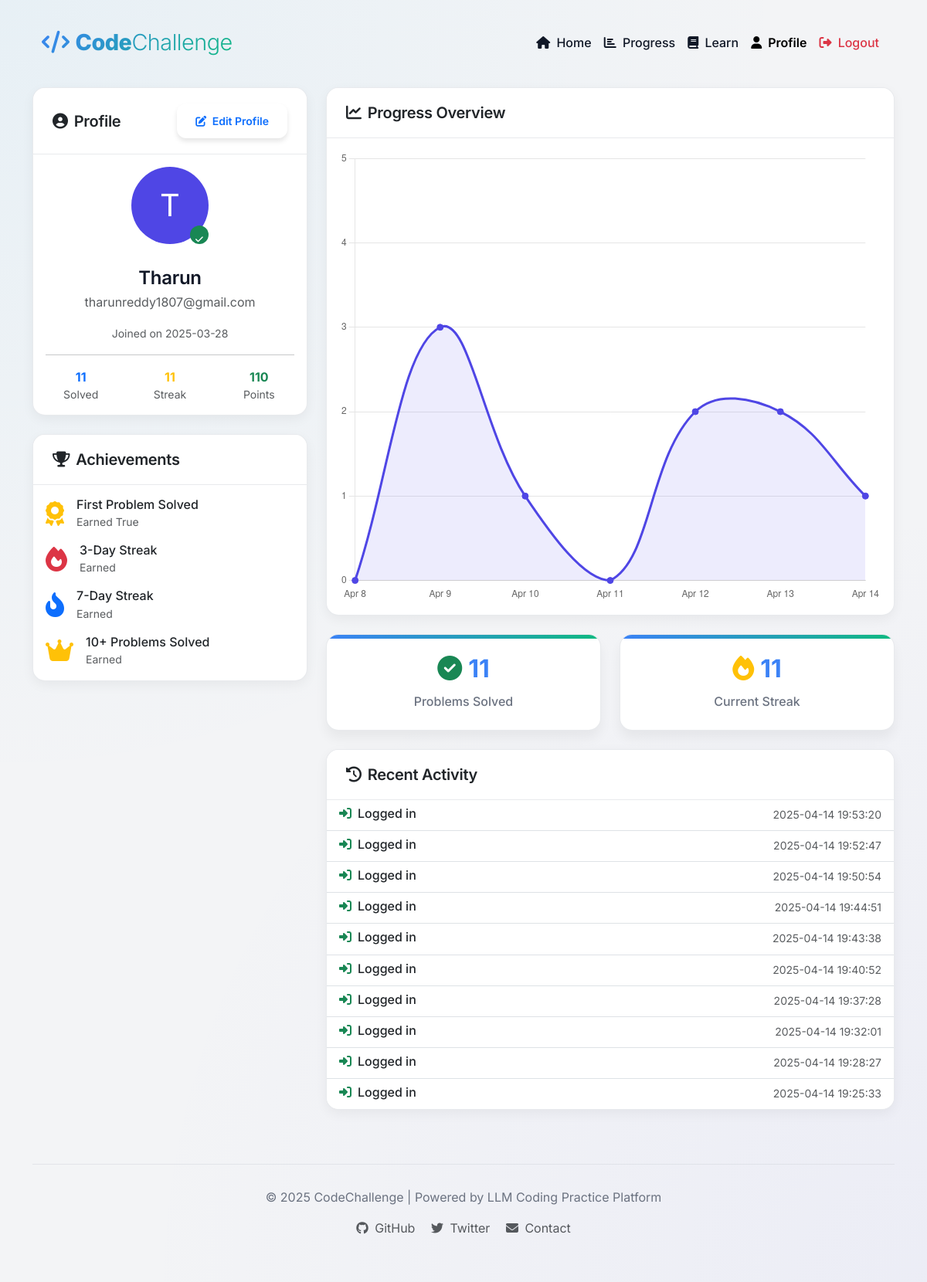
The page /profile (signed in) on the database as committed earlier.
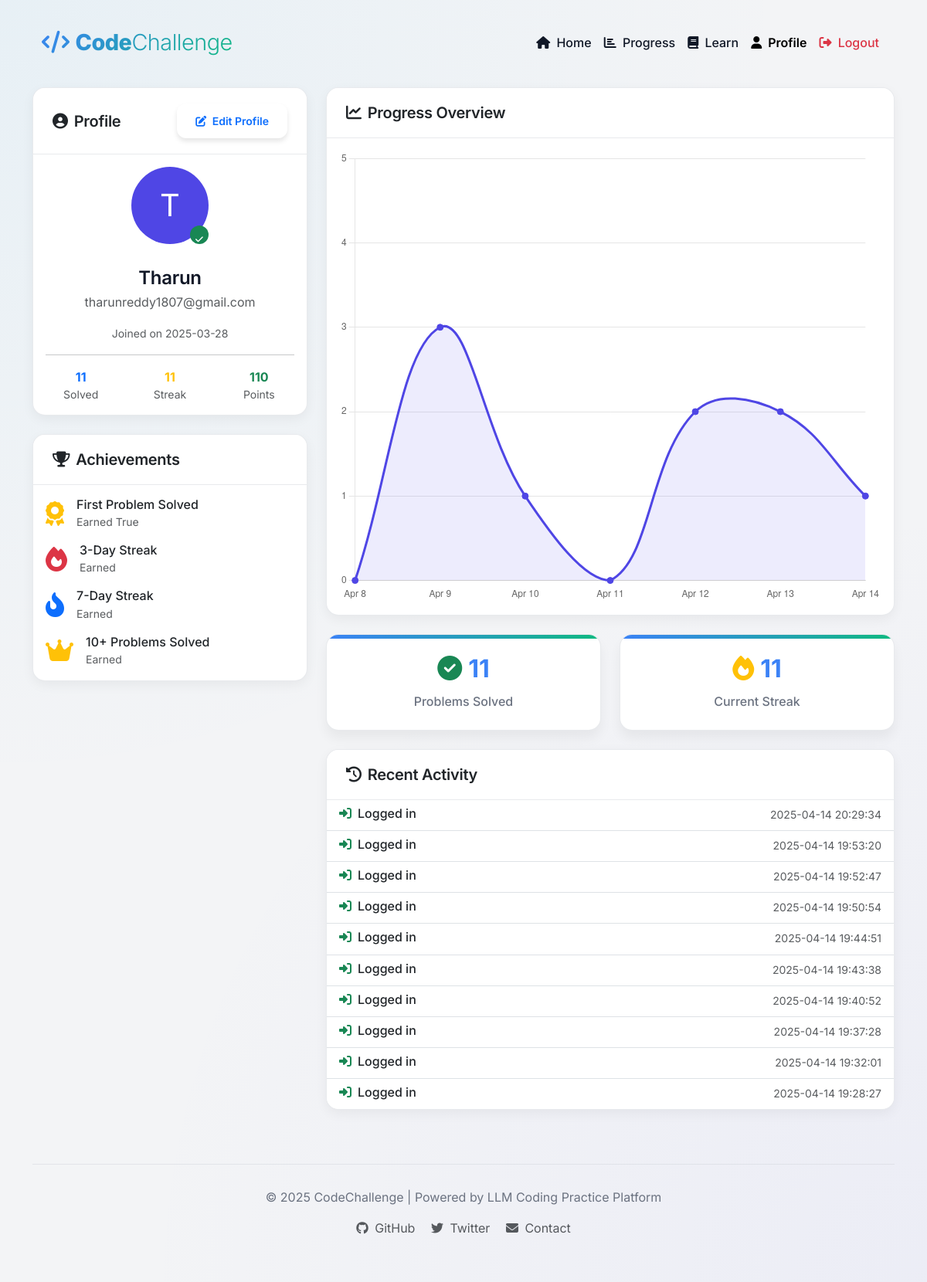
The same page on the database as committed later.
### tables this page shows
CREATE TABLE users (
        id TEXT PRIMARY KEY,
        username TEXT UNIQUE NOT NULL,
        email TEXT UNIQUE NOT NULL,
        password_hash TEXT NOT NULL,
        created_at TIMESTAMP DEFAULT CURRENT_TIMESTAMP,
        last_login TIMESTAMP,
        is_active BOOLEAN DEFAULT 1
    );

CREATE TABLE user_stats (
        user_id TEXT PRIMARY KEY,
        problems_solved INTEGER DEFAULT 0,
        current_streak INTEGER DEFAULT 0,
        longest_streak INTEGER DEFAULT 0,
        points INTEGER DEFAULT 0,
        FOREIGN KEY (user_id) REFERENCES users (id)
    );

CREATE TABLE user_activity (
        id INTEGER PRIMARY KEY AUTOINCREMENT,
        user_id TEXT,
        activity_type TEXT NOT NULL,
        timestamp TIMESTAMP DEFAULT CURRENT_TIMESTAMP,
        ip_address TEXT,
        user_agent TEXT,
        FOREIGN KEY (user_id) REFERENCES users (id)
    );

### auth.py (the view)
    @app.route('/profile')
    @login_required
    def profile():
        db = get_db()
        cursor = db.cursor()
        cursor.execute(
            "SELECT u.*, s.* FROM users u JOIN user_stats s ON u.id = s.user_id WHERE u.id = ?",
            (session['user_id'],)
        )
        user_data = cursor.fetchone()
        if not user_data:
            session.clear()  # User doesn't exist anymore, clear session
            flash('User not found. Please login again.', 'error')
            return redirect(url_for('login'))
        cursor.execute(
            "SELECT activity_type, timestamp FROM user_activity WHERE user_id = ? ORDER BY timestamp DESC LIMIT 10",
            (session['user_id'],)
        )
        activities = cursor.fetchall()
        return render_template('profile.html', user=user_data, activities=activities)

### templates/profile.html (shortened to what this page needs)
<!DOCTYPE html>
<html lang="en">
<head>
    <link href="https://cdn.jsdelivr.net/npm/bootstrap@5.3.0-alpha1/dist/css/bootstrap.min.css" rel="stylesheet">
    <link rel="stylesheet" href="https://cdnjs.cloudflare.com/ajax/libs/font-awesome/6.4.0/css/all.min.css">
    <link rel="stylesheet" href="{{ url_for('static', filename='css/styles.css') }}">
</head>
<body>
    <div class="container">
        <nav class="navbar navbar-expand-lg navbar-light mb-4">
            <div class="container-fluid">
                <a class="navbar-brand" href="#"><i class="fas fa-code me-2"></i>Code<span>Challenge</span></a>
                <div class="collapse navbar-collapse" id="navbarNav">
                    <ul class="navbar-nav ms-auto">
                        <li class="nav-item">
                            <a class="nav-link" href="{{ url_for('index') }}"><i class="fas fa-home me-1"></i> Home</a>
                        </li>
                        <li class="nav-item">
                            <a class="nav-link" href="#"><i class="fas fa-chart-bar me-1"></i> Progress</a>
                        </li>
                        <li class="nav-item">
                            <a class="nav-link" href="#"><i class="fas fa-book me-1"></i> Learn</a>
                        </li>
                        <li class="nav-item">
                            <a class="nav-link active" href="{{ url_for('profile') }}"><i class="fas fa-user me-1"></i> Profile</a>
                        </li>
                        <li class="nav-item">
                            <a class="nav-link text-danger" href="{{ url_for('logout') }}"><i class="fas fa-sign-out-alt me-1"></i> Logout</a>
                        </li>
                    </ul>
                </div>
            </div>
        </nav>
        <div class="row">
            <div class="col-md-4">
                <div class="card mb-4">
                    <div class="card-header d-flex justify-content-between align-items-center">
                        <h5 class="mb-0"><i class="fas fa-user-circle me-2"></i>Profile</h5>
                        <button class="btn btn-sm btn-outline-primary" data-bs-toggle="modal" data-bs-target="#profileEditModal">
                            <i class="fas fa-edit me-1"></i> Edit Profile
                        </button>
                    </div>
                    <div class="card-body text-center">
                        <div class="mb-3">
                            <div class="d-inline-block position-relative">
                                <div style="width: 100px; height: 100px; background-color: #4f46e5; border-radius: 50%; display: flex; align-items: center; justify-content: center; color: white; font-size: 2.5rem;" class="profile-letter">
                                    {{ username[0]|upper if username else user.username[0]|upper }}
                                </div>
                                <span class="position-absolute bottom-0 end-0 bg-success text-white rounded-circle p-1" style="width: 24px; height: 24px;">
                                    <i class="fas fa-check" style="font-size: 0.7rem;"></i>
                                </span>
                            </div>
                        </div>
                        <h4 class="mb-1">{{ username if username else user.username }}</h4>
                        <p class="text-muted">{{ user.email }}</p>
                        <p class="mb-0"><small class="text-muted">Joined on {{ user.created_at.split(' ')[0] }}</small></p>
                        <hr>
                        <div class="row text-center">
                            <div class="col-4">
                                <div class="fw-bold text-primary">{{ user.problems_solved }}</div>
                                <div class="small text-muted">Solved</div>
                            </div>
                            <div class="col-4">
                                <div class="fw-bold text-warning">{{ user.current_streak }}</div>
                                <div class="small text-muted">Streak</div>
                            </div>
                            <div class="col-4">
                                <div class="fw-bold text-success">{{ user.points }}</div>
                                <div class="small text-muted">Points</div>
                            </div>
                        </div>
                    </div>
                </div>
                <div class="card mb-4">
                    <div class="card-header">
                        <h5 class="mb-0"><i class="fas fa-trophy me-2"></i>Achievements</h5>
                    </div>
                    <div class="card-body">
                        <div class="d-flex align-items-center mb-3">
                            <div class="me-3">
                                <i class="fas fa-award text-warning fa-2x"></i>
                            </div>
                            <div>
                                <h6 class="mb-0">First Problem Solved</h6>
                                <small class="text-muted">Earned {{ user.problems_solved > 0 }}</small>
                            </div>
                        </div>
                        <div class="d-flex align-items-center mb-3">
                            <div class="me-3">
                                <i class="fas fa-fire text-danger fa-2x"></i>
                            </div>
                            <div>
                                <h6 class="mb-0">3-Day Streak</h6>
                                <small class="text-muted">{{ 'Earned' if user.longest_streak >= 3 else 'Not earned yet' }}</small>
                            </div>
                        </div>
                        <div class="d-flex align-items-center mb-3">
                            <div class="me-3">
                                <i class="fas fa-fire-alt text-primary fa-2x"></i>
                            </div>
                            <div>
                                <h6 class="mb-0">7-Day Streak</h6>
                                <small class="text-muted">{{ 'Earned' if user.longest_streak >= 7 else 'Not earned yet' }}</small>
                            </div>
                        </div>
                        <div class="d-flex align-items-center">
                            <div class="me-3">
                                <i class="fas fa-crown text-warning fa-2x"></i>
                            </div>
                            <div>
                                <h6 class="mb-0">10+ Problems Solved</h6>
                                <small class="text-muted">{{ 'Earned' if user.problems_solved >= 10 else 'Not earned yet' }}</small>
                            </div>
                        </div>
                    </div>
                </div>
            </div>
            <div class="col-md-8">
                <div class="card mb-4">
                    <div class="card-header">
                        <h5 class="mb-0"><i class="fas fa-chart-line me-2"></i>Progress Overview</h5>
                    </div>
                    <div class="card-body">
                        <canvas id="progress-chart" height="250"></canvas>
                    </div>
                </div>
                <div class="row">
                    <div class="col-md-6">
                        <div class="stats-card mb-4">
                            <h3><i class="fas fa-check-circle text-success me-2"></i>{{ user.problems_solved }}</h3>
                            <p>Problems Solved</p>
                        </div>
                    </div>
                    <div class="col-md-6">
                        <div class="stats-card mb-4">
                            <h3><i class="fas fa-fire text-warning me-2"></i>{{ user.current_streak }}</h3>
                            <p>Current Streak</p>
                        </div>
                    </div>
                </div>
                <div class="card">
                    <div class="card-header">
                        <h5 class="mb-0"><i class="fas fa-history me-2"></i>Recent Activity</h5>
                    </div>
                    <div class="card-body p-0">
                        <div class="list-group list-group-flush">
                            {% for activity in activities %}
                                <div class="list-group-item">
                                    <div class="d-flex w-100 justify-content-between">
                                        <h6 class="mb-1">
                                            {% if activity.activity_type == 'registration' %}
                                                <i class="fas fa-user-plus text-primary me-2"></i>Registered account
                                            {% elif activity.activity_type == 'successful_login' %}
                                                <i class="fas fa-sign-in-alt text-success me-2"></i>Logged in
                                            {% elif activity.activity_type == 'failed_login' %}
                                                <i class="fas fa-exclamation-triangle text-warning me-2"></i>Failed login attempt
                                            {% else %}
                                                <i class="fas fa-circle text-muted me-2"></i>{{ activity.activity_type|replace('_', ' ')|title }}
                                            {% endif %}
                                        </h6>
                                        <small class="text-muted">{{ activity.timestamp }}</small>
                                    </div>
                                </div>
                            {% endfor %}
                        </div>
                    </div>
                </div>
            </div>
        </div>
        <footer>
            <p>© 2025 CodeChallenge | Powered by LLM Coding Practice Platform</p>
            <div class="mt-2">
                <a href="#" class="text-decoration-none text-muted me-3"><i class="fab fa-github me-1"></i> GitHub</a>
                <a href="#" class="text-decoration-none text-muted me-3"><i class="fab fa-twitter me-1"></i> Twitter</a>
                <a href="#" class="text-decoration-none text-muted"><i class="fas fa-envelope me-1"></i> Contact</a>
            </div>
        </footer>
    </div>
</body>
</html>

Rows that differ between the two databases and show on the page:
no longer on this page (row unchanged): user_activity: activity_type "successful_login" (drawn), timestamp "2025-04-14 19:25:33"
added user_activity: activity_type "successful_login" (drawn), timestamp "2025-04-14 20:29:34"
